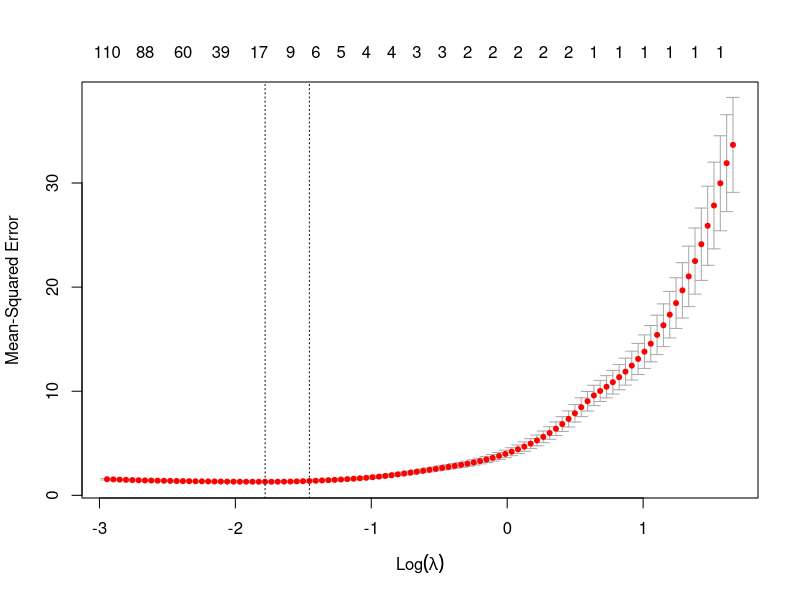

The R script that drew this image:
# LOCO example

set.seed(327)

d <- 500
n <- 200

B_a <- rnorm(5, 0, 2)
B <- matrix(c(B_a, rep(0, d-5)), nrow = d, ncol = 1)

X <- rnorm(n*d, 0, 1)
X <- matrix(X, nrow = n, ncol = d, byrow = T)
e <- rnorm(n, 0, 1)

# Y <- B %*% X + e
Y <- X %*% B + e

dim(Y)

library(glmnet)

#Penalty type (alpha=1 is lasso and alpha=0 is the ridge)
cv.lambda.lasso <- cv.glmnet(x=X, y=Y, alpha = 1)
plot(cv.lambda.lasso)

cv.lambda.lasso
